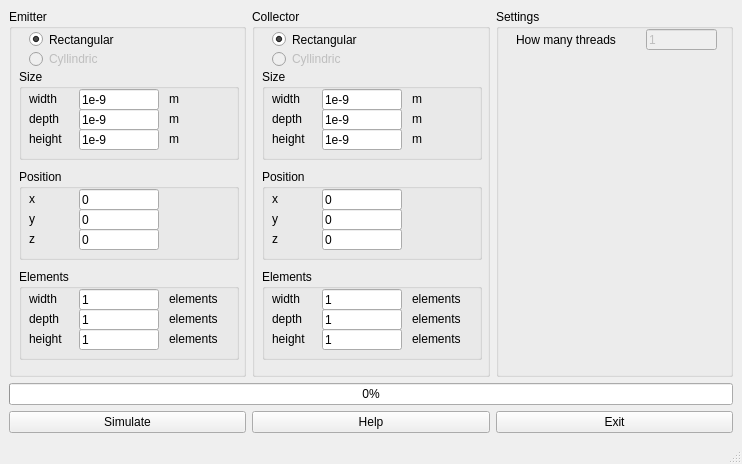
<?xml version="1.0" encoding="UTF-8"?>
<ui version="4.0">
 <class>mainWindow</class>
 <widget class="QMainWindow" name="mainWindow">
  <property name="geometry">
   <rect>
    <x>0</x>
    <y>0</y>
    <width>742</width>
    <height>464</height>
   </rect>
  </property>
  <property name="windowTitle">
   <string>Tensor Calculator</string>
  </property>
  <widget class="QWidget" name="centralwidget">
   <layout class="QGridLayout" name="gridLayout">
    <item row="2" column="0">
     <widget class="QPushButton" name="simulateButton">
      <property name="text">
       <string>Simulate</string>
      </property>
     </widget>
    </item>
    <item row="2" column="2">
     <widget class="QPushButton" name="exitButton">
      <property name="text">
       <string>Exit</string>
      </property>
     </widget>
    </item>
    <item row="2" column="1">
     <widget class="QPushButton" name="helpButton">
      <property name="text">
       <string>Help</string>
      </property>
     </widget>
    </item>
    <item row="1" column="0" colspan="3">
     <widget class="QProgressBar" name="simulationProgressBar">
      <property name="value">
       <number>0</number>
      </property>
     </widget>
    </item>
    <item row="0" column="0">
     <widget class="QGroupBox" name="emitterGroupBox">
      <property name="title">
       <string>Emitter</string>
      </property>
      <widget class="QRadioButton" name="emitterRecRadioButton">
       <property name="geometry">
        <rect>
         <x>20</x>
         <y>20</y>
         <width>150</width>
         <height>21</height>
        </rect>
       </property>
       <property name="text">
        <string>Rectangular</string>
       </property>
       <property name="checked">
        <bool>true</bool>
       </property>
      </widget>
      <widget class="QRadioButton" name="emitterCylRadioButton">
       <property name="enabled">
        <bool>false</bool>
       </property>
       <property name="geometry">
        <rect>
         <x>20</x>
         <y>40</y>
         <width>150</width>
         <height>20</height>
        </rect>
       </property>
       <property name="text">
        <string>Cyllindric</string>
       </property>
      </widget>
      <widget class="QGroupBox" name="emitterElementsGroupBox">
       <property name="geometry">
        <rect>
         <x>10</x>
         <y>260</y>
         <width>220</width>
         <height>91</height>
        </rect>
       </property>
       <property name="title">
        <string>Elements</string>
       </property>
       <widget class="QLineEdit" name="emitterElementsDepthLineEdit">
        <property name="geometry">
         <rect>
          <x>60</x>
          <y>40</y>
          <width>80</width>
          <height>21</height>
         </rect>
        </property>
        <property name="text">
         <string>1</string>
        </property>
       </widget>
       <widget class="QLabel" name="emitterElementsWidthLabel">
        <property name="geometry">
         <rect>
          <x>10</x>
          <y>22</y>
          <width>62</width>
          <height>15</height>
         </rect>
        </property>
        <property name="text">
         <string>width</string>
        </property>
       </widget>
       <widget class="QLabel" name="emitterElementsDepthLabel">
        <property name="geometry">
         <rect>
          <x>10</x>
          <y>42</y>
          <width>62</width>
          <height>15</height>
         </rect>
        </property>
        <property name="text">
         <string>depth</string>
        </property>
       </widget>
       <widget class="QLabel" name="emitterElementsHeightLabel">
        <property name="geometry">
         <rect>
          <x>10</x>
          <y>62</y>
          <width>62</width>
          <height>15</height>
         </rect>
        </property>
        <property name="text">
         <string>height</string>
        </property>
       </widget>
       <widget class="QLineEdit" name="emitterElementsWidthLineEdit">
        <property name="geometry">
         <rect>
          <x>60</x>
          <y>20</y>
          <width>80</width>
          <height>21</height>
         </rect>
        </property>
        <property name="text">
         <string>1</string>
        </property>
       </widget>
       <widget class="QLabel" name="label_13">
        <property name="geometry">
         <rect>
          <x>150</x>
          <y>22</y>
          <width>62</width>
          <height>15</height>
         </rect>
        </property>
        <property name="text">
         <string>elements</string>
        </property>
       </widget>
       <widget class="QLineEdit" name="emitterElementsHeightLineEdit">
        <property name="geometry">
         <rect>
          <x>60</x>
          <y>60</y>
          <width>80</width>
          <height>21</height>
         </rect>
        </property>
        <property name="text">
         <string>1</string>
        </property>
       </widget>
       <widget class="QLabel" name="label_15">
        <property name="geometry">
         <rect>
          <x>150</x>
          <y>42</y>
          <width>62</width>
          <height>15</height>
         </rect>
        </property>
        <property name="text">
         <string>elements</string>
        </property>
       </widget>
       <widget class="QLabel" name="label_18">
        <property name="geometry">
         <rect>
          <x>150</x>
          <y>62</y>
          <width>62</width>
          <height>15</height>
         </rect>
        </property>
        <property name="text">
         <string>elements</string>
        </property>
       </widget>
      </widget>
      <widget class="QGroupBox" name="emitterSizeGroupBox">
       <property name="geometry">
        <rect>
         <x>10</x>
         <y>60</y>
         <width>220</width>
         <height>91</height>
        </rect>
       </property>
       <property name="title">
        <string>Size</string>
       </property>
       <widget class="QLabel" name="emitterWidthMetersLabel">
        <property name="geometry">
         <rect>
          <x>150</x>
          <y>22</y>
          <width>62</width>
          <height>15</height>
         </rect>
        </property>
        <property name="text">
         <string>m</string>
        </property>
       </widget>
       <widget class="QLabel" name="emitterWidthLabel">
        <property name="geometry">
         <rect>
          <x>10</x>
          <y>22</y>
          <width>62</width>
          <height>15</height>
         </rect>
        </property>
        <property name="text">
         <string>width</string>
        </property>
       </widget>
       <widget class="QLabel" name="emitterHeightMetersLabel">
        <property name="geometry">
         <rect>
          <x>150</x>
          <y>62</y>
          <width>62</width>
          <height>15</height>
         </rect>
        </property>
        <property name="text">
         <string>m</string>
        </property>
       </widget>
       <widget class="QLineEdit" name="emitterHeightLineEdit">
        <property name="geometry">
         <rect>
          <x>60</x>
          <y>60</y>
          <width>80</width>
          <height>21</height>
         </rect>
        </property>
        <property name="text">
         <string>1e-9</string>
        </property>
       </widget>
       <widget class="QLabel" name="emitterDepthLabel">
        <property name="geometry">
         <rect>
          <x>10</x>
          <y>42</y>
          <width>62</width>
          <height>15</height>
         </rect>
        </property>
        <property name="text">
         <string>depth</string>
        </property>
       </widget>
       <widget class="QLineEdit" name="emitterDepthLineEdit">
        <property name="geometry">
         <rect>
          <x>60</x>
          <y>40</y>
          <width>80</width>
          <height>21</height>
         </rect>
        </property>
        <property name="text">
         <string>1e-9</string>
        </property>
       </widget>
       <widget class="QLineEdit" name="emitterWidthLineEdit">
        <property name="geometry">
         <rect>
          <x>60</x>
          <y>20</y>
          <width>80</width>
          <height>21</height>
         </rect>
        </property>
        <property name="text">
         <string>1e-9</string>
        </property>
       </widget>
       <widget class="QLabel" name="emitterHeightLabel">
        <property name="geometry">
         <rect>
          <x>10</x>
          <y>62</y>
          <width>62</width>
          <height>15</height>
         </rect>
        </property>
        <property name="text">
         <string>height</string>
        </property>
       </widget>
       <widget class="QLabel" name="emitterDepthMetersLabel">
        <property name="geometry">
         <rect>
          <x>150</x>
          <y>42</y>
          <width>62</width>
          <height>15</height>
         </rect>
        </property>
        <property name="text">
         <string>m</string>
        </property>
       </widget>
      </widget>
      <widget class="QGroupBox" name="groupBox_7">
       <property name="geometry">
        <rect>
         <x>10</x>
         <y>160</y>
         <width>220</width>
         <height>91</height>
        </rect>
       </property>
       <property name="title">
        <string>Position</string>
       </property>
       <widget class="QLineEdit" name="emitterYLineEdit">
        <property name="geometry">
         <rect>
          <x>60</x>
          <y>40</y>
          <width>80</width>
          <height>21</height>
         </rect>
        </property>
        <property name="text">
         <string>0</string>
        </property>
       </widget>
       <widget class="QLabel" name="emitterXLabel">
        <property name="geometry">
         <rect>
          <x>10</x>
          <y>22</y>
          <width>62</width>
          <height>15</height>
         </rect>
        </property>
        <property name="text">
         <string>x</string>
        </property>
       </widget>
       <widget class="QLabel" name="emitterYLabel">
        <property name="geometry">
         <rect>
          <x>10</x>
          <y>42</y>
          <width>62</width>
          <height>15</height>
         </rect>
        </property>
        <property name="text">
         <string>y</string>
        </property>
       </widget>
       <widget class="QLabel" name="emitterZLabel">
        <property name="geometry">
         <rect>
          <x>10</x>
          <y>62</y>
          <width>62</width>
          <height>15</height>
         </rect>
        </property>
        <property name="text">
         <string>z</string>
        </property>
       </widget>
       <widget class="QLineEdit" name="emitterXLineEdit">
        <property name="geometry">
         <rect>
          <x>60</x>
          <y>20</y>
          <width>80</width>
          <height>21</height>
         </rect>
        </property>
        <property name="text">
         <string>0</string>
        </property>
       </widget>
       <widget class="QLineEdit" name="emitterZLineEdit">
        <property name="geometry">
         <rect>
          <x>60</x>
          <y>60</y>
          <width>80</width>
          <height>21</height>
         </rect>
        </property>
        <property name="text">
         <string>0</string>
        </property>
       </widget>
      </widget>
     </widget>
    </item>
    <item row="0" column="1">
     <widget class="QGroupBox" name="collectorGroupBox">
      <property name="title">
       <string>Collector</string>
      </property>
      <widget class="QRadioButton" name="collectorCylRadioButton">
       <property name="enabled">
        <bool>false</bool>
       </property>
       <property name="geometry">
        <rect>
         <x>20</x>
         <y>40</y>
         <width>150</width>
         <height>20</height>
        </rect>
       </property>
       <property name="text">
        <string>Cyllindric</string>
       </property>
      </widget>
      <widget class="QGroupBox" name="collectorElementsGroupBox">
       <property name="geometry">
        <rect>
         <x>10</x>
         <y>260</y>
         <width>220</width>
         <height>91</height>
        </rect>
       </property>
       <property name="title">
        <string>Elements</string>
       </property>
       <widget class="QLineEdit" name="collectorElementsDepthLineEdit">
        <property name="geometry">
         <rect>
          <x>60</x>
          <y>40</y>
          <width>80</width>
          <height>21</height>
         </rect>
        </property>
        <property name="text">
         <string>1</string>
        </property>
       </widget>
       <widget class="QLabel" name="collectorElementsWidthLabel">
        <property name="geometry">
         <rect>
          <x>10</x>
          <y>22</y>
          <width>62</width>
          <height>15</height>
         </rect>
        </property>
        <property name="text">
         <string>width</string>
        </property>
       </widget>
       <widget class="QLabel" name="collectorElementsDepthLabel">
        <property name="geometry">
         <rect>
          <x>10</x>
          <y>42</y>
          <width>62</width>
          <height>15</height>
         </rect>
        </property>
        <property name="text">
         <string>depth</string>
        </property>
       </widget>
       <widget class="QLabel" name="collectorElementsHeightLabel">
        <property name="geometry">
         <rect>
          <x>10</x>
          <y>62</y>
          <width>62</width>
          <height>15</height>
         </rect>
        </property>
        <property name="text">
         <string>height</string>
        </property>
       </widget>
       <widget class="QLineEdit" name="collectorElementsWidthLineEdit">
        <property name="geometry">
         <rect>
          <x>60</x>
          <y>20</y>
          <width>80</width>
          <height>21</height>
         </rect>
        </property>
        <property name="text">
         <string>1</string>
        </property>
       </widget>
       <widget class="QLabel" name="label_52">
        <property name="geometry">
         <rect>
          <x>150</x>
          <y>22</y>
          <width>62</width>
          <height>15</height>
         </rect>
        </property>
        <property name="text">
         <string>elements</string>
        </property>
       </widget>
       <widget class="QLineEdit" name="collectorElementsHeightLineEdit">
        <property name="geometry">
         <rect>
          <x>60</x>
          <y>60</y>
          <width>80</width>
          <height>21</height>
         </rect>
        </property>
        <property name="text">
         <string>1</string>
        </property>
       </widget>
       <widget class="QLabel" name="label_53">
        <property name="geometry">
         <rect>
          <x>150</x>
          <y>42</y>
          <width>62</width>
          <height>15</height>
         </rect>
        </property>
        <property name="text">
         <string>elements</string>
        </property>
       </widget>
       <widget class="QLabel" name="label_54">
        <property name="geometry">
         <rect>
          <x>150</x>
          <y>62</y>
          <width>62</width>
          <height>15</height>
         </rect>
        </property>
        <property name="text">
         <string>elements</string>
        </property>
       </widget>
      </widget>
      <widget class="QGroupBox" name="collectorSizeGroupBox">
       <property name="geometry">
        <rect>
         <x>10</x>
         <y>60</y>
         <width>220</width>
         <height>91</height>
        </rect>
       </property>
       <property name="title">
        <string>Size</string>
       </property>
       <widget class="QLabel" name="collectorWidthMetersLabel">
        <property name="geometry">
         <rect>
          <x>150</x>
          <y>22</y>
          <width>62</width>
          <height>15</height>
         </rect>
        </property>
        <property name="text">
         <string>m</string>
        </property>
       </widget>
       <widget class="QLabel" name="collectorWidthLabel">
        <property name="geometry">
         <rect>
          <x>10</x>
          <y>22</y>
          <width>62</width>
          <height>15</height>
         </rect>
        </property>
        <property name="text">
         <string>width</string>
        </property>
       </widget>
       <widget class="QLabel" name="collectorHeightMetersLabel">
        <property name="geometry">
         <rect>
          <x>150</x>
          <y>62</y>
          <width>62</width>
          <height>15</height>
         </rect>
        </property>
        <property name="text">
         <string>m</string>
        </property>
       </widget>
       <widget class="QLineEdit" name="collectorHeightLineEdit">
        <property name="geometry">
         <rect>
          <x>60</x>
          <y>60</y>
          <width>80</width>
          <height>21</height>
         </rect>
        </property>
        <property name="text">
         <string>1e-9</string>
        </property>
       </widget>
       <widget class="QLabel" name="collectorDepthLabel">
        <property name="geometry">
         <rect>
          <x>10</x>
          <y>42</y>
          <width>62</width>
          <height>15</height>
         </rect>
        </property>
        <property name="text">
         <string>depth</string>
        </property>
       </widget>
       <widget class="QLineEdit" name="collectorDepthLineEdit">
        <property name="geometry">
         <rect>
          <x>60</x>
          <y>40</y>
          <width>80</width>
          <height>21</height>
         </rect>
        </property>
        <property name="text">
         <string>1e-9</string>
        </property>
       </widget>
       <widget class="QLineEdit" name="collectorWidthLineEdit">
        <property name="geometry">
         <rect>
          <x>60</x>
          <y>20</y>
          <width>80</width>
          <height>21</height>
         </rect>
        </property>
        <property name="text">
         <string>1e-9</string>
        </property>
       </widget>
       <widget class="QLabel" name="collectorHeightLabel">
        <property name="geometry">
         <rect>
          <x>10</x>
          <y>62</y>
          <width>62</width>
          <height>15</height>
         </rect>
        </property>
        <property name="text">
         <string>height</string>
        </property>
       </widget>
       <widget class="QLabel" name="collectorDepthMetersLabel">
        <property name="geometry">
         <rect>
          <x>150</x>
          <y>42</y>
          <width>62</width>
          <height>15</height>
         </rect>
        </property>
        <property name="text">
         <string>m</string>
        </property>
       </widget>
      </widget>
      <widget class="QRadioButton" name="collectorRecRadioButton">
       <property name="geometry">
        <rect>
         <x>20</x>
         <y>20</y>
         <width>150</width>
         <height>21</height>
        </rect>
       </property>
       <property name="text">
        <string>Rectangular</string>
       </property>
       <property name="checked">
        <bool>true</bool>
       </property>
      </widget>
      <widget class="QGroupBox" name="collectorPositionGroupBox">
       <property name="geometry">
        <rect>
         <x>10</x>
         <y>160</y>
         <width>220</width>
         <height>91</height>
        </rect>
       </property>
       <property name="title">
        <string>Position</string>
       </property>
       <widget class="QLineEdit" name="collectorYLineEdit">
        <property name="geometry">
         <rect>
          <x>60</x>
          <y>40</y>
          <width>80</width>
          <height>21</height>
         </rect>
        </property>
        <property name="text">
         <string>0</string>
        </property>
       </widget>
       <widget class="QLabel" name="collectorXLabel">
        <property name="geometry">
         <rect>
          <x>10</x>
          <y>22</y>
          <width>62</width>
          <height>15</height>
         </rect>
        </property>
        <property name="text">
         <string>x</string>
        </property>
       </widget>
       <widget class="QLabel" name="collectorYLabel">
        <property name="geometry">
         <rect>
          <x>10</x>
          <y>42</y>
          <width>62</width>
          <height>15</height>
         </rect>
        </property>
        <property name="text">
         <string>y</string>
        </property>
       </widget>
       <widget class="QLabel" name="collectorZLabel">
        <property name="geometry">
         <rect>
          <x>10</x>
          <y>62</y>
          <width>62</width>
          <height>15</height>
         </rect>
        </property>
        <property name="text">
         <string>z</string>
        </property>
       </widget>
       <widget class="QLineEdit" name="collectorXLineEdit">
        <property name="geometry">
         <rect>
          <x>60</x>
          <y>20</y>
          <width>80</width>
          <height>21</height>
         </rect>
        </property>
        <property name="text">
         <string>0</string>
        </property>
       </widget>
       <widget class="QLineEdit" name="collectorZLineEdit">
        <property name="geometry">
         <rect>
          <x>60</x>
          <y>60</y>
          <width>80</width>
          <height>21</height>
         </rect>
        </property>
        <property name="text">
         <string>0</string>
        </property>
       </widget>
      </widget>
     </widget>
    </item>
    <item row="0" column="2">
     <widget class="QGroupBox" name="settingsGroupBox">
      <property name="title">
       <string>Settings</string>
      </property>
      <widget class="QLineEdit" name="threadNumberLineEdit">
       <property name="enabled">
        <bool>false</bool>
       </property>
       <property name="geometry">
        <rect>
         <x>150</x>
         <y>20</y>
         <width>71</width>
         <height>21</height>
        </rect>
       </property>
       <property name="text">
        <string>1</string>
       </property>
      </widget>
      <widget class="QLabel" name="threadsNumberLabel">
       <property name="geometry">
        <rect>
         <x>20</x>
         <y>20</y>
         <width>131</width>
         <height>21</height>
        </rect>
       </property>
       <property name="text">
        <string>How many threads</string>
       </property>
      </widget>
     </widget>
    </item>
   </layout>
   <zorder>simulationProgressBar</zorder>
   <zorder>emitterGroupBox</zorder>
   <zorder>exitButton</zorder>
   <zorder>helpButton</zorder>
   <zorder>simulateButton</zorder>
   <zorder>collectorGroupBox</zorder>
   <zorder>settingsGroupBox</zorder>
  </widget>
  <widget class="QStatusBar" name="statusbar"/>
 </widget>
 <resources/>
 <connections/>
</ui>
